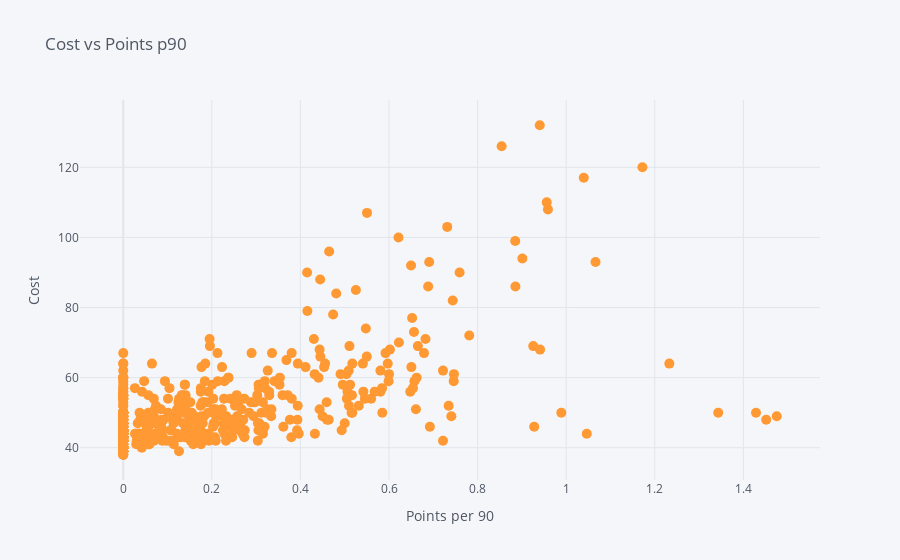

Write notebook code for a chart like this one.
### Code cell
# Kind: The type of chart that we want. This time, we’ll use scatter,
#    but there are many to choose from, such as histograms or line charts.
# X & Y: The axes around which we will plot our data.
#    Below, we’ll use points per 90 and cost.
# Mode: Our type of scatter plot – we’ll use markers here to plot our data.
# Text: What text should we show when we hover over a point?
# Size: How big are our markers?
# xTitle/yTitle/title: Axis and chart titles.

#There are many other things that we could do, such as change fonts and colours

data.iplot(kind='scatter',x='ga_p90',y='now_cost',
           mode='markers',text='web_name',size=10,
          xTitle='Points per 90',yTitle='Cost',title='Cost vs Points p90')

### Figure 1 — Plotly figure (JSON) as saved in the notebook; plotly's stock layout.template omitted (floating-point values rounded to 4 significant figures; data arrays with more than 128 entries replaced by an {"elided": "..."} marker saying what was removed)
{"data": [{"line": {"color": "rgba(255, 153, 51, 1.0)", "dash": "solid", "shape": "linear", "width": 1.3}, "marker": {"size": 10, "symbol": "circle"}, "mode": "markers", "name": "now_cost", "text": {"elided": "623 str values"}, "type": "scatter", "x": {"elided": "623 float values"}, "y": {"elided": "623 int values"}}], "layout": {"legend": {"bgcolor": "#F5F6F9", "font": {"color": "#4D5663"}}, "paper_bgcolor": "#F5F6F9", "plot_bgcolor": "#F5F6F9", "title": {"font": {"color": "#4D5663"}, "text": "Cost vs Points p90"}, "xaxis": {"gridcolor": "#E1E5ED", "showgrid": true, "tickfont": {"color": "#4D5663"}, "title": {"font": {"color": "#4D5663"}, "text": "Points per 90"}, "zerolinecolor": "#E1E5ED"}, "yaxis": {"gridcolor": "#E1E5ED", "showgrid": true, "tickfont": {"color": "#4D5663"}, "title": {"font": {"color": "#4D5663"}, "text": "Cost"}, "zerolinecolor": "#E1E5ED"}}}
